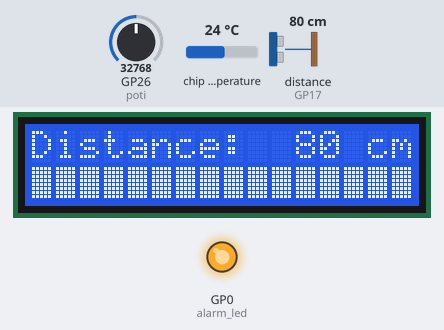
This program was run on a simulated Raspberry Pi Pico running MicroPython. Shown: 16×2 character LCD, output pins drawn as LEDs (lit = HIGH). Inputs (shaded band) come from the test bench; at power-on: distance to the obstacle (sensor on GP17) 80 cm, GP26 (poti) = 32768, chip temperature 24 °C (analog values on the 0–65535 scale). The echo pulse lasts 58.3 µs per cm; the interpreter's speed is modelled, so counts of loop turns are approximate; library files of the repository ran but are not shown: machine_i2c_lcd.py; pins used as bus, display or sensor lines are not drawn.

Above: at 2.3 s.
2.4 s: distance to the obstacle (sensor on GP17) set to 178 cm
At 4.1 s:
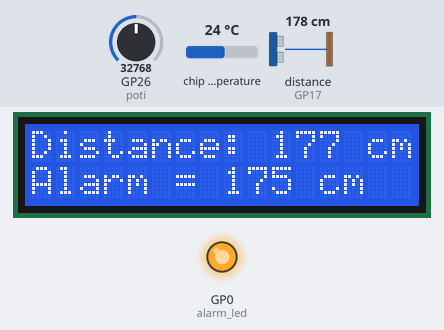
6.9 s: distance to the obstacle (sensor on GP17) set to 183 cm
At 9.5 s:
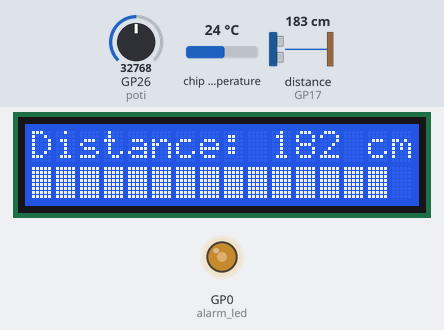
10.2 s: GP26 (poti) set to 30304
At 11.3 s:
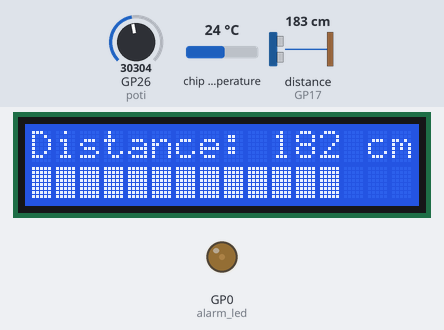
Timing chart, 0 to 13.2 s (numbered marks = the images above; inputs shaded):
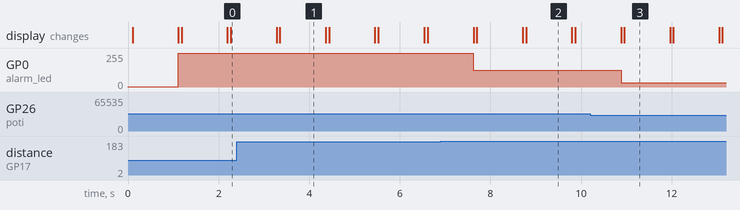

The program:

distance_alarm.py
```python
"""
PiPico Distance measuring with alarm and display
------------------------------------------------

This app uses

* Raspberry Pi Pico
* HC-SR04-P to measure the distance
* 1602 HD44780 2 line LCD display with I2C Bus
* 12V LED to show an alarm
* step down converter to 5.0 V
* 12 V Battery
* 10kOhm potentiometer
* 1Resistor 2k2
* 1Transistor NPN
* 2Resistors 10k

Info::

    Author.: (c) Thomas Lüth 2025
    Email..: info@tlc-it-consulting.com
    Created: 2025-04-23

Code
^^^^
"""
from time import sleep_ms
import utime
from machine import Pin, I2C, PWM, ADC
from machine_i2c_lcd import I2cLcd

VERSION = "1.2"
alarm_led = PWM(Pin(0))
alarm_led.freq(10000) #1000hz
alarm_led.duty_u16(32767>>6) #dark
trig = Pin(16, Pin.OUT)
echo = Pin(17, Pin.IN)
poti = ADC(0)
temp = ADC(4)
i2c = I2C(0, sda=Pin(20), scl=Pin(21), freq=100000)
lcd = I2cLcd(i2c, 0x27, 2, 16)
#start with version info
lcd.backlight_on()
trig.value(1)
lcd.putstr("Distance-alarm"+"\n"+"Version: "+VERSION)
sleep_ms(1000)
show_temp=0
TEMP_CONV = 3.3 / 65535
ALARM_CONV= 330 / 65535
no_measure=False

def calc_bar(alarm_dif:float, interval:float)->str:
    """Create the bar to show the distance left

    Args:
        alarm_dif (float): cm left until alarm level has been reached
        interval (float): increments for one char at the bar

    Returns:
        str: created bar-str up to 16char
    """
    steps=16-int(alarm_dif/interval)
#    print(f"steps:{steps:d} dif={alarm_dif:3.0f}")
    steps=min(16,steps)
    steps=max(1,steps)
    bar=""
    for _i in range(0,steps):
        bar += "\xff"
    return bar

while True:
    alarm_distance_raw=poti.read_u16()
    alarm_distance_cm=10.0+(alarm_distance_raw*ALARM_CONV)
    trig.value(0)
    utime.sleep_us(10)
    trig.value(1)
    utime.sleep_us(10)
    trig.value(0)
    fault_detection=1000
    while echo.value()==0 and fault_detection > 0:
        fault_detection-=1
    no_measure=fault_detection<1
    dist_diff_cm=200.0
    if not no_measure:
        tmr_start=utime.ticks_us()
        while echo.value()==1:
            pass
        tmr_end=utime.ticks_us()
        duration=utime.ticks_diff(tmr_end,tmr_start)
        distance_cm=duration*0.0171
        dist_diff_cm = distance_cm - alarm_distance_cm

    if dist_diff_cm < 5.0:
        alarm_led.freq(1000) #full on
        alarm_led.duty_u16(65535)
    elif dist_diff_cm < 15.0:
        alarm_led.freq(1000)
        alarm_led.duty_u16(32767)
    elif dist_diff_cm < 20.0:
        alarm_led.freq(1000)
        alarm_led.duty_u16(32767>>2)
    elif dist_diff_cm < 50.0:
        alarm_led.freq(1000)
        alarm_led.duty_u16(32767>>4)
    elif dist_diff_cm < 100.0:
        alarm_led.freq(1000)
        alarm_led.duty_u16(32767>>5)
    else:
        alarm_led.freq(1000)
        alarm_led.duty_u16(32767>>6)

    lcd.clear()
    if no_measure:
        msg1="Error:No measure"
    else:
        msg1=f"Distance: {distance_cm:3.0f} cm"
    if show_temp >3:
        volt = temp.read_u16() * TEMP_CONV
        room_temp=27-(volt-0.706)/0.001721
        msg2=f"Roomtemp = {room_temp:2.0f} C"
        show_temp=0
    elif show_temp == 2:
        msg2=f"Alarm = {alarm_distance_cm:3.0f} cm"
    else:
        msg2=calc_bar(dist_diff_cm,5.0)
    lcd.putstr(msg1+ "\n" +msg2)
    sleep_ms(1000)
    show_temp += 1
```

Measured:
- the behaviour switches between 180 and 181 cm on distance to the obstacle (sensor on GP17) (found by bisection; images 1 and 2)
- the behaviour switches between 31232 and 31216 on GP26 (poti) (found by bisection; images 2 and 3)
- after the input at 6.9 s, GP0 (alarm_led): 255/255 → 127/255 after 0.73 s
- after the input at 10.2 s, GP0 (alarm_led): 127/255 → 32/255 after 0.68 s; the display: first differs from a run without the input after 0.76 s (image 3)
- what the display in image 1 shows lasts 1.0 s, from 3.4 s to 4.4 s
